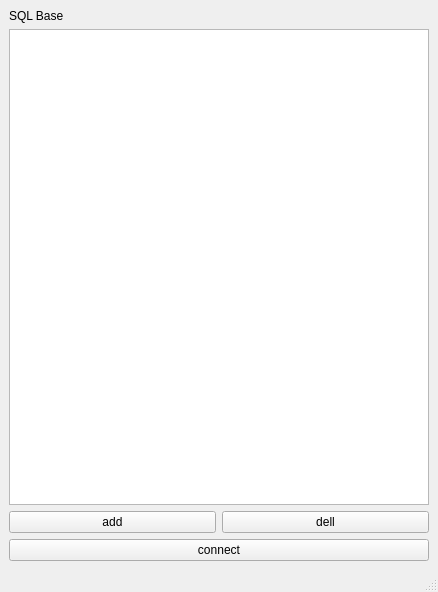
<?xml version="1.0" encoding="UTF-8"?>
<ui version="4.0">
 <class>MainWindow</class>
 <widget class="QMainWindow" name="MainWindow">
  <property name="geometry">
   <rect>
    <x>0</x>
    <y>0</y>
    <width>438</width>
    <height>592</height>
   </rect>
  </property>
  <property name="windowTitle">
   <string>MainWindow</string>
  </property>
  <widget class="QWidget" name="centralwidget">
   <layout class="QGridLayout" name="gridLayout">
    <item row="2" column="1">
     <widget class="QPushButton" name="pushButton_2">
      <property name="text">
       <string>dell</string>
      </property>
     </widget>
    </item>
    <item row="1" column="0" colspan="2">
     <widget class="QTableView" name="tableView"/>
    </item>
    <item row="2" column="0">
     <widget class="QPushButton" name="pushButton">
      <property name="text">
       <string>add</string>
      </property>
     </widget>
    </item>
    <item row="3" column="0" colspan="2">
     <widget class="QPushButton" name="pushButton_3">
      <property name="text">
       <string>connect</string>
      </property>
     </widget>
    </item>
    <item row="0" column="0">
     <widget class="QLabel" name="label">
      <property name="text">
       <string>SQL Base</string>
      </property>
     </widget>
    </item>
   </layout>
  </widget>
  <widget class="QMenuBar" name="menubar">
   <property name="geometry">
    <rect>
     <x>0</x>
     <y>0</y>
     <width>438</width>
     <height>21</height>
    </rect>
   </property>
  </widget>
  <widget class="QStatusBar" name="statusbar"/>
 </widget>
 <resources/>
 <connections/>
</ui>
